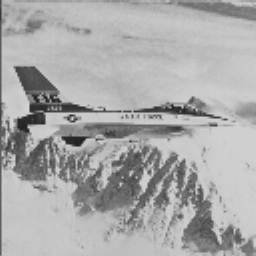
#> input picture lab02-point/jet.bmp, 256 x 256 px, found by its file name
$ jupyter execute 03_histogram_hw.ipynb
#> lines starting #> are read from the running program, lines starting #| are printed output that depends on the picture
## Zadanie domowe: BBHE i DSIHE

W klasycznym wyrównywaniu histogramu HE  po wykonaniu operacji jasność obrazu ulega zmianie.
Dało się to zaobserwować podczas przeprowadzonych eksperymentów.
Jeśli nie to należy uruchomić skrypt z sekcji A i zwrócić na to uwagę.
Średnia jasność dąży do środkowego poziomu szarości.
Jest to wada i dlatego klasyczne HE ma ograniczone zastosowanie.

Powstało sporo metod, które eliminują to niekorzystne zjawisko.
Najprostsze z nich polegają na dekompozycji obrazu wejściowego na dwa podobrazy (wg. pewnego kryterium).
Następnie operacja HE wykonywana jest dla tych podobrazów.

Dwie znane z literatury metody to:
- Bi-Histogram Equalization
- DSIHE - Dualistic Sub-Image Histogram Equalization

W metodzie BBHE za kryterium podziału przyjmuje się średnią jasność w obrazie.
W DSIHE obraz dzieli się na dwa podobrazy o takiej samej liczbie pikseli (jaśniejszych i ciemniejszych).

W ramach zadania należy zaimplementować wybraną metodę: BBHE lub DSIHE (ew. obie).

1. Wczytaj obraz *jet.bmp* i wylicz jego histogram.
2. W kolejnym kroku należy wyznaczyć próg podziału obrazu na dwa podobrazy (*lm*).
3. Dla BBHE wyznacz średnią jasność obrazu. Dla DSIHE można wykorzystać histogram skumulowany.
Należy znaleźć poziom jasności który znajduje się "w połowie" histogramu skumulowanego.
W tym celu warto stworzyć tablicę, zawierającą moduł histogramu skumulowanego pomniejszonego o połowę liczby pikseli.
Następnie znaleźć minimum - `np.argmin`.
4. Dalej należy podzielić histogram oryginalnego obrazu na dwa histogramy *H1* i *H2*.
Dla każdego z nich wyliczyć histogram skumulowany ($C_1$ i $C_2$) i wykonać normalizację.
Normalizacja polega na podzieleniu każdego histogramu przez jego największy element.
5. Na podstawie histogramów skumulowanych należy stworzyć przekształcenie LUT.
Należy tak przeskalować $C_1$ i $C_2$, aby uzyskać jednorodne przekształcenie.
Tablicę $C_1$ wystarczy pomnożyć przez próg podziału.
Tablicę $C_2$ należy przeskalować do przedziału: $<lm+1; 255>$, gdzie $lm$ jest progiem podziału.<br>
$C_{1n} = (lm)*C1;$<br>
$C_{2n} = lm+1 + (255-lm-1)*C2;$<br>
Następnie dwie części tablicy przekodowań należy połączyć.
6. Ostatecznie należy wykonać operację LUT i wyświetlić wynik wyrównywania histogramu.
Porównaj wynik operacji BBHE lub DSIHE z klasycznym HE.

[cell 1]
import cv2
import os
import requests
from matplotlib import pyplot as plt
import numpy as np

url = 'https://raw.githubusercontent.com/vision-agh/poc_sw/master/03_Histogram/'

fileName = 'jet.bmp'
if not os.path.exists(fileName) :
    r = requests.get(url + fileName, allow_redirects=True)
    open(fileName, 'wb').write(r.content)

[cell 2]
#1.
lena = cv2.imread(fileName, cv2.IMREAD_GRAYSCALE)
#> lena is the input picture: shape (256, 256); min 32, max 213, mean 169.3
hist = cv2.calcHist([lena], [0], None, [256], [0,256])
#> hist = 256 values, max 2214 at index 195, min 0 at index 0, mean 256

[cell 3]
#2.
mean_intensity = int(np.mean(lena))
#> mean_intensity = 169

#3.
H1 = hist[: mean_intensity + 1]
#> H1 = 170 values, max 304 at index 167, min 0 at index 0, mean 122.6
H2 = hist[mean_intensity + 1 :]
#> H2 = 86 values, max 2214 at index 25, min 0 at index 44, mean 519.7

[cell 4]
def calculate_cum_hist_and_normalize(hist):
  cum_hist = hist.cumsum()
#> cum_hist = 170 values from 0 to 20841

  max_val_cum = cum_hist.max()
#> max_val_cum = 20841

  norm_cum_hist = cum_hist / max_val_cum
#> norm_cum_hist = 170 values from 0 to 1

  return norm_cum_hist

[cell 5]
#4.
C1 = calculate_cum_hist_and_normalize(H1)
#> C1 = 170 values from 0 to 1
C2 = calculate_cum_hist_and_normalize(H2)
#> C2 = 86 values from 0.00651 to 1

[cell 6]
#5.
C1_scaled = C1 * (mean_intensity)
#> C1_scaled = 170 values from 0 to 169
C2_scaled = mean_intensity + 1 + (255 - mean_intensity - 1) * C2
#> C2_scaled = 86 values from 170.6 to 255

lut = np.concatenate((C1_scaled, C2_scaled)).astype('uint8')
#> lut = 256 values from 0 to 255

[cell 7]
#6.
lena_bbhe = cv2.LUT(lena, lut)
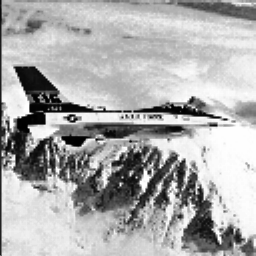
#> lena_bbhe: shape (256, 256); min 0, max 255, mean 172.5

lena_he = cv2.equalizeHist(lena)
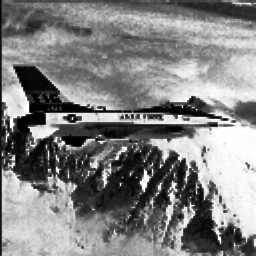
#> lena_he: shape (256, 256); min 0, max 255, mean 129.5

[cell 8]
plt.figure(figsize=(10, 5))

plt.subplot(1, 3, 1)
plt.imshow(lena, cmap='gray')
plt.title('Oryginalny')
plt.axis('off')

plt.subplot(1, 3, 2)
plt.imshow(lena_bbhe, cmap='gray')
plt.title('BBHE')
plt.axis('off')

plt.subplot(1, 3, 3)
plt.imshow(lena_he, cmap='gray')
plt.title('Klasyczne HE')
plt.axis('off')

plt.tight_layout()
plt.show()
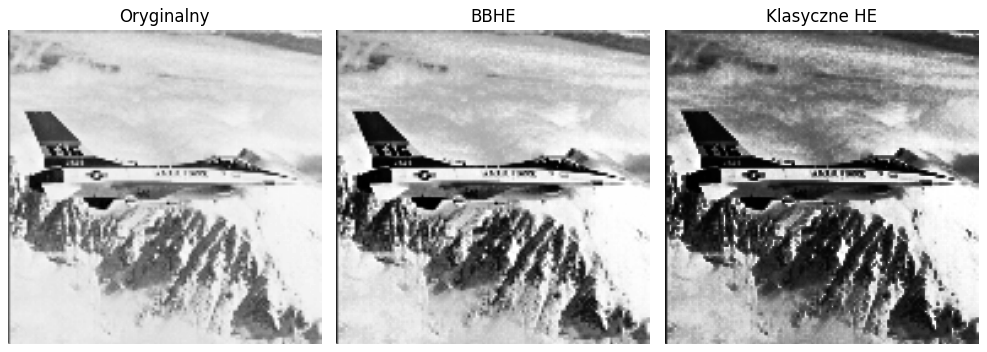
#> figure drawn by matplotlib, 3 panels
